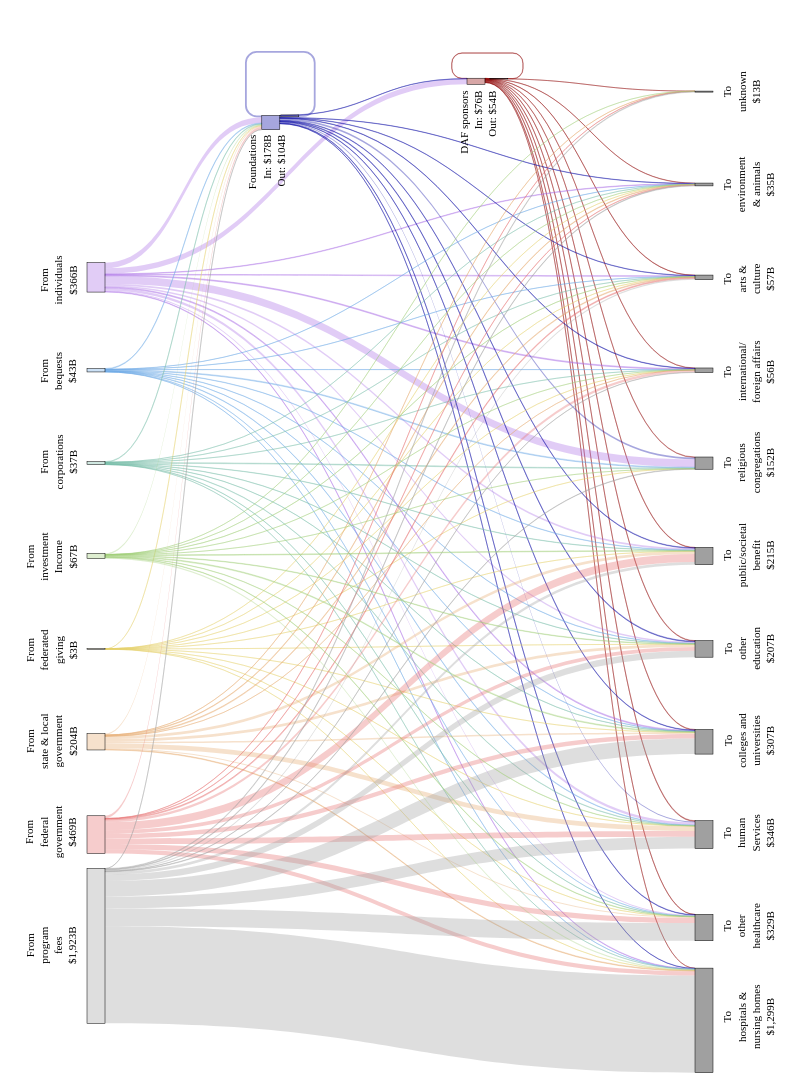

The cell this chart's notebook holds for it:
### Markdown cell above
Using Plotly Sankey because it includes the best compromises for:
- weighted edges
- self-loops (still poor)
- curved edges
- label control (still poor)
- heirarchy levels
- interactivity
- quality
- merging flows

### Code cell
# Plot the diagram
fig = go.Figure(go.Sankey(
    arrangement="snap",
    
    node=dict(
        # label=node_format_df["Node"],
        label=[""] * len(node_format_df), # remove default labels
        x=node_format_df["X"],
        y=node_format_df["Y"],
        pad=15,
        thickness=18,
        line=dict(color="black", width=0.5),
        # line=dict(color="rgba(0,0,0,0)", width=0),
        color=node_colors,
        hoverinfo="skip"
    ),
    
    link=dict(
        # arrowlen=10,
        source=sources,
        target=targets,
        value=values,
        color=edge_colors,
        customdata=hover_text,
        hoverinfo="none"
        # hovertemplate="%{customdata}<extra></extra>"
    )
))

# Define annotations for labels
annotations = []

for _, row in node_format_df[node_format_df["Node Type"] == "Source"].iterrows():
    node_name = row[node_id_field]
    dx = row["X Offset"]
    dy = row["Y Offset"]
    annotations.append(dict(
        x=row["X"] - dx,
        y=(1 - row["Y"]) + dy,
        text=row[node_display_field],
        showarrow=False,
        xanchor="right",
        align="center",
        textangle=-90
    ))

for _, row in node_format_df[node_format_df["Node Type"] == "Recipient"].iterrows():
    dx = row["X Offset"]
    dy = row["Y Offset"]
    annotations.append(dict(
        x=row["X"] + dx,
        y=(1 - row["Y"]) + dy,
        text=row[node_display_field],
        showarrow=False,
        xanchor="left",
        align="center",
        textangle=-90
    ))
for _, row in node_format_df[node_format_df["Node Type"] == "Intermediary Left"].iterrows():
    dx = row["X Offset"]
    dy = row["Y Offset"]
    annotations.append(dict(
        x=row["X"] - dx,
        y=(1 - row["Y"]) + dy,
        text=row[node_display_field],
        showarrow=False,
        xanchor="left",
        align="left",
        textangle=-90
    ))

for _, row in node_format_df[node_format_df["Node Type"] == "Intermediary Right"].iterrows():
    dx = row["X Offset"]
    dy = row["Y Offset"]
    annotations.append(dict(
        x=row["X"] + dx,
        y=(1 - row["Y"]) + dy,
        text=row[node_display_field],
        showarrow=False,
        xanchor="right",
        align="right",
        textangle=-90
    ))

# Format
fig.update_layout(
    # title_text="Nonprofit Economy Flows (2023)",
    font_size=10,
    width=800,
    height=1100,
    margin=dict(l=20, r=20, t=40, b=20),
    font=dict(family=font_family, size=11, color="black"),
    annotations=annotations
)

fig.show()

### Figure 1 — Plotly figure (JSON) as saved in the notebook; plotly's stock layout.template omitted (floating-point values rounded to 4 significant figures; data arrays with more than 128 entries replaced by an {"elided": "..."} marker saying what was removed)
{"data": [{"arrangement": "snap", "link": {"color": {"elided": "132 str values"}, "customdata": {"elided": "132 str values"}, "hoverinfo": "none", "source": {"elided": "132 int values"}, "target": {"elided": "132 int values"}, "value": {"elided": "132 float values"}}, "node": {"color": ["rgba(140,0,0,0.35)", "rgba(140,0,0,0.35)", "rgba(0,0,160,0.35)", "rgba(0,0,160,0.35)", "rgba(160,160,160,0.35)", "rgba(230,110,110,0.35)", "rgba(230,170,110,0.35)", "rgba(230,210,110,0.35)", "rgba(160,205,120,0.35)", "rgba(120,190,170,0.35)", "rgba(110,170,230,0.35)", "rgba(170,110,230,0.35)", "rgb(160,160,160)", "rgb(160,160,160)", "rgb(160,160,160)", "rgb(160,160,160)", "rgb(160,160,160)", "rgb(160,160,160)", "rgb(160,160,160)", "rgb(160,160,160)", "rgb(160,160,160)", "rgb(160,160,160)", "rgb(160,160,160)"], "hoverinfo": "skip", "label": ["", "", "", "", "", "", "", "", "", "", "", "", "", "", "", "", "", "", "", "", "", "", ""], "line": {"color": "black", "width": 0.5}, "pad": 15, "thickness": 18, "x": [0.6, 0.63, 0.33, 0.355, 0.1, 0.1, 0.1, 0.1, 0.1, 0.1, 0.1, 0.1, 0.9, 0.9, 0.9, 0.9, 0.9, 0.9, 0.9, 0.9, 0.9, 0.9, 0.9], "y": [0.04, 0.0375, 0.08, 0.0735, 0.86, 0.77, 0.68, 0.59, 0.5, 0.41, 0.32, 0.23, 0.95, 0.86, 0.77, 0.68, 0.59, 0.5, 0.41, 0.32, 0.23, 0.14, 0.05]}, "type": "sankey"}], "layout": {"annotations": [{"align": "center", "showarrow": false, "text": "From<br>program<br>fees<br>$1,923B", "textangle": -90, "x": 0.08, "xanchor": "right", "y": 0.103}, {"align": "center", "showarrow": false, "text": "From<br>federal<br>government<br>$469B", "textangle": -90, "x": 0.08, "xanchor": "right", "y": 0.205}, {"align": "center", "showarrow": false, "text": "From<br>state & local<br>government<br>$204B", "textangle": -90, "x": 0.08, "xanchor": "right", "y": 0.292}, {"align": "center", "showarrow": false, "text": "From<br>federated<br>giving<br>$3B", "textangle": -90, "x": 0.08, "xanchor": "right", "y": 0.4088}, {"align": "center", "showarrow": false, "text": "From<br>investment<br>Income<br>$67B", "textangle": -90, "x": 0.08, "xanchor": "right", "y": 0.4995}, {"align": "center", "showarrow": false, "text": "From<br>corporations<br>$37B", "textangle": -90, "x": 0.08, "xanchor": "right", "y": 0.591}, {"align": "center", "showarrow": false, "text": "From<br>bequests<br>$43B", "textangle": -90, "x": 0.08, "xanchor": "right", "y": 0.7}, {"align": "center", "showarrow": false, "text": "From<br>individuals<br>$366B", "textangle": -90, "x": 0.08, "xanchor": "right", "y": 0.793}, {"align": "center", "showarrow": false, "text": "To<br>hospitals &<br>nursing homes<br>$1,299B", "textangle": -90, "x": 0.92, "xanchor": "left", "y": 0.02}, {"align": "center", "showarrow": false, "text": "To<br>other<br>healthcare<br>$329B", "textangle": -90, "x": 0.92, "xanchor": "left", "y": 0.118}, {"align": "center", "showarrow": false, "text": "To<br>human<br>Services<br>$346B", "textangle": -90, "x": 0.92, "xanchor": "left", "y": 0.212}, {"align": "center", "showarrow": false, "text": "To<br>colleges and<br>universities<br>$307B", "textangle": -90, "x": 0.92, "xanchor": "left", "y": 0.293}, {"align": "center", "showarrow": false, "text": "To<br>other<br>education<br>$207B", "textangle": -90, "x": 0.92, "xanchor": "left", "y": 0.4107}, {"align": "center", "showarrow": false, "text": "To<br>public/societal<br>benefit<br>$215B", "textangle": -90, "x": 0.92, "xanchor": "left", "y": 0.5005}, {"align": "center", "showarrow": false, "text": "To<br>religious<br>congregations<br>$152B", "textangle": -90, "x": 0.92, "xanchor": "left", "y": 0.5905}, {"align": "center", "showarrow": false, "text": "To<br>international/<br>foreign affairs<br>$56B", "textangle": -90, "x": 0.92, "xanchor": "left", "y": 0.71}, {"align": "center", "showarrow": false, "text": "To<br>arts &<br>culture<br>$57B", "textangle": -90, "x": 0.92, "xanchor": "left", "y": 0.786}, {"align": "center", "showarrow": false, "text": "To<br>environment<br>& animals<br>$35B", "textangle": -90, "x": 0.92, "xanchor": "left", "y": 0.889}, {"align": "center", "showarrow": false, "text": "To<br>unknown<br>$13B", "textangle": -90, "x": 0.92, "xanchor": "left", "y": 0.972}, {"align": "right", "showarrow": false, "text": "DAF sponsors<br>In: $76B<br>Out: $54B", "textangle": -90, "x": 0.632, "xanchor": "right", "y": 0.953}, {"align": "right", "showarrow": false, "text": "Foundations<br>In: $178B<br>Out: $104B", "textangle": -90, "x": 0.355, "xanchor": "right", "y": 0.91}], "font": {"color": "black", "family": "Source Sans 3, Helvetica Neue, Arial, sans-serif", "size": 11}, "height": 1100, "margin": {"b": 20, "l": 20, "r": 20, "t": 40}, "width": 800}}
